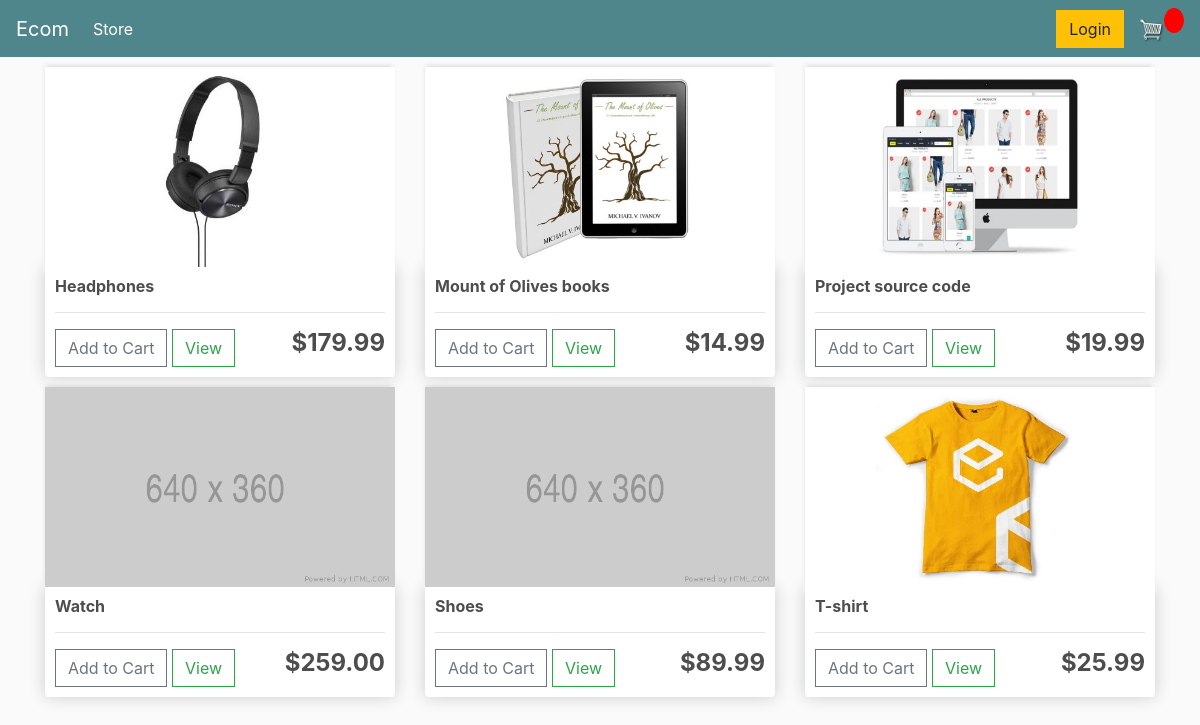
The page / on the database its author committed.
### store/models.py (models this page shows, shortened)
class Product(models.Model):
    name = models.CharField(max_length=200)
    price = models.FloatField()
    digital = models.BooleanField(default=False, null=True, blank=True)
    image = models.ImageField(null=True, blank=True)
    @property
    def get_image(self):
        if self.image:
            url =  self.image.url
        else:
            url = "http://127.0.0.1:8000/images/placeholder.png"
        return  url

### store/views.py (the view)
# urls.py: path("", include("store.urls"))
def store(request):
    products = Product.objects.all()
    context = {"products": products}
    return render(request, 'store/store.html', context)

### templates/store/store.html
{% extends "store/main.html" %}
{% load static %}
{% block content %}
<div class="row">
{% for product in products %}
    <div class="col-lg-4">
        <img class="thumbnail" src="{{product.get_image}}">
        <div class="box-element product">
            <h6><strong>{{product.name}}</strong></h6>
            <hr>
            <button class="btn btn-outline-secondary add-btn update-cart">Add to Cart</button>
				<a class="btn btn-outline-success" href="#">View</a>
				<h4 style="display: inline-block; float: right"><strong>${{product.price|floatformat:2}}</strong></h4>
        </div>
    </div>
{% endfor %}
</div>
{% endblock %}

### templates/store/main.html (shortened to what this page needs)
{% load static %}
<!DOCTYPE html>
<html lang="en">
<head>
    <link rel="stylesheet"  type="text/css" href="{% static 'bootstrap.min.css' %}">
    <link rel="stylesheet" type="text/css" href="{% static 'main.css' %}">
</head>
<body>
    <nav class="navbar navbar-expand-lg navbar-dark bg-dark">
        <a class="navbar-brand" href="{% url 'store' %}">Ecom</a>
        <div class="collapse navbar-collapse" id="navbarSupportedContent">
          <ul class="navbar-nav mr-auto">
            <li class="nav-item active">
              <a class="nav-link" href="{% url 'store' %}">Store <span class="sr-only">(current)</span></a>
            </li>
          </ul>
          <div class="form-inline my-2 my-lg-0">
               <a href="#"class="btn btn-warning">Login</a>
               <a href="{% url 'cart' %}">
                  <img  id="cart-icon" src="{% static 'images/cart.png' %}">
              </a>
              <p id="cart-total">{{cartItems}}</p>
          </div>
        </div>
      </nav>
    <div class="container">
        {% block content %}
        {% endblock %}
    </div>
</body>
</html>

### static/main.css (style rules this page uses)
body { background-color: hsl(0, 0%, 98%); }
h1,h2,h3,h4,h5,h6 { color:hsl(0, 0%, 30%); }
.box-element { box-shadow:hsl(0, 0%, 80%) 0 0 16px; background-color: #fff; border-radius: 4px; padding: 10px; }
.thumbnail { width: 100%; height: 200px; -webkit-box-shadow: -1px -3px 5px -2px rgba(214,214,214,1); -moz-box-shadow: -1px -3px 5px -2px rgba(214,214,214,1); box-shadow: -1px -3px 5px -2px rgba(214,214,214,1); }
.product { border-radius: 0 0 4px 4px; }
.bg-dark { background-color: #4f868c!important; }
#cart-icon { width:25px; display: inline-block; margin-left: 15px; }
#cart-total { display: block; text-align: center; color:#fff; background-color: red; width: 20px; height: 25px; border-radius: 50%; font-size: 14px; }
.col-lg-4, .col-lg-6, .col-lg-8, .col-lg-12 { margin-top: 10px; }
.btn { border-radius: 0; }

### rows shown on the page
Product: get_image (picture), name "Headphones", price "179.99"
Product: get_image (picture), name "Mount of Olives books", price "14.99"
Product: get_image (picture), name "Project source code", price "19.99"
Product: name "Watch", price "259.00"
Product: name "Shoes", price "89.99"
Product: get_image (picture), name "T-shirt", price "25.99"
